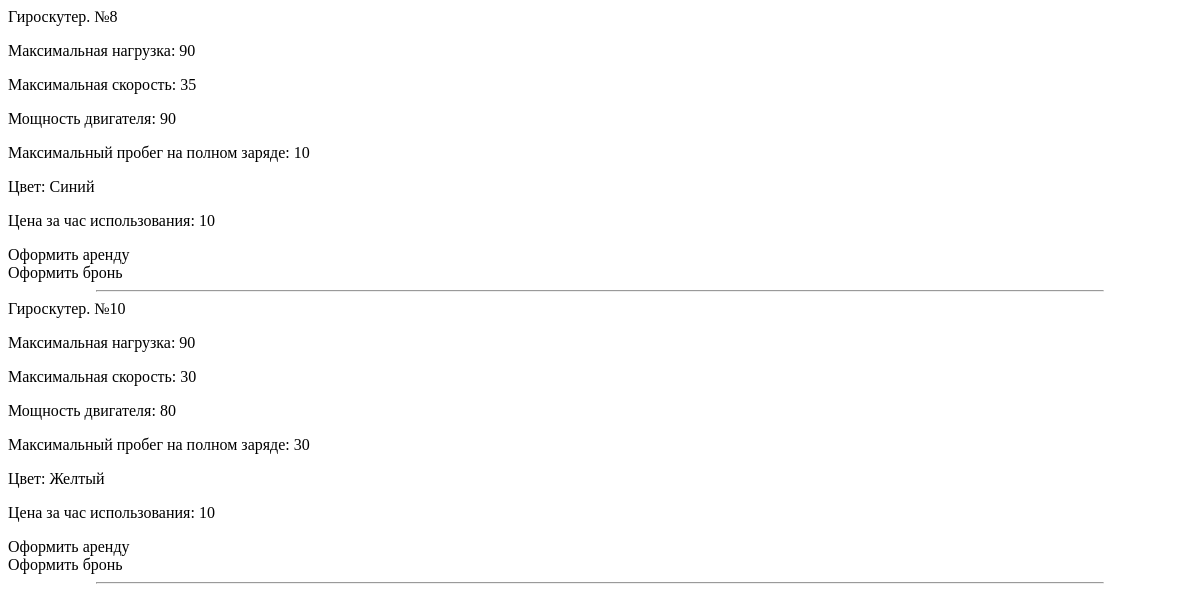
/php/free-transport.php (signed in), run on the app's committed database.
### tables this page shows
CREATE TABLE `transport` (
  `id` int(11) NOT NULL,
  `title` varchar(50) DEFAULT NULL,
  `id_office` int(11) DEFAULT NULL,
  `image` varchar(50) DEFAULT 'images/no-image.png',
  `max_weight` int(3) DEFAULT NULL,
  `max_speed` int(3) DEFAULT NULL,
  `power_engine` int(4) DEFAULT NULL,
  `mileage_single_charge` int(3) DEFAULT NULL,
  `color` varchar(30) DEFAULT NULL,
  `reserved` tinyint(4) NOT NULL DEFAULT '0',
  `cost` int(2) NOT NULL DEFAULT '10',
  `in_order` tinyint(1) NOT NULL DEFAULT '0'
);

### php/free-transport.php (the view, shortened to what this page needs)
<?php
	echo '<link rel="stylesheet" href="css/free-transport.css">
	<script type="text/javascript" src="js/free-transport.js"></script>
	<title>Свободный транспорт</title>';
	include('connect.php');
	$sql3 = 'SELECT * FROM transport WHERE `reserved`=0 AND `id_office`= '.$_COOKIE['office_id'];
	$query3 = mysqli_query($connection, $sql3);
	while ($row3 = mysqli_fetch_array($query3))
	{
		echo
		'
		<div id="row-reserved-transport">
			<div id="image-box" style="background-image: url('.$row3['image'].')"></div>
			<div id="info-box">
				<div id="title-transport">'.$row3['title'].'. №'.$row3['id'].'</div>
				<div id="propertyes_transport">
					<p id="max-weight" class="property-transport">Максимальная нагрузка: '.$row3['max_weight'].'</p>
					<p id="max-speed" class="property-transport">Максимальная скорость: '.$row3['max_speed'].'</p>
					<p id="power-engine" class="property-transport">Мощность двигателя: '.$row3['power_engine'].'</p>
					<p id="mileage-single-charge" class="property-transport">Максимальный пробег на полном заряде: '.$row3['mileage_single_charge'].'</p>
					<p id="color" class="property-transport">Цвет: '.$row3['color'].'</p>
					<p id="cost" class="property-transport">Цена за час использования: '.$row3['cost'].'</p>
				</div>
			</div>
			<div id="button-box">
				<div class="box">
					<span id="'.$row3['id'].'" class="admin-rent-button button">Оформить аренду</span>
				</div>
				<div class="box">
					<span id="'.$row3['id'].'" class="admin-res-button button">Оформить бронь</span>
				</div>
			</div>
		</div>
		<hr>';
	}
?>

### css/free-transport.css (style rules this page uses)
hr { width: 85%; }
.property-transport { color: black; }
.button { color: black; cursor: pointer; transition: .3s; }
#title-transport { color: black; }

### data on the page
transport: title "Гироскутер", id "8", max_weight "90", max_speed "35", power_engine "90", mileage_single_charge "10", color "Синий", cost "10"
transport: title "Гироскутер", id "10", max_weight "90", max_speed "30", power_engine "80", mileage_single_charge "30", color "Желтый", cost "10"
